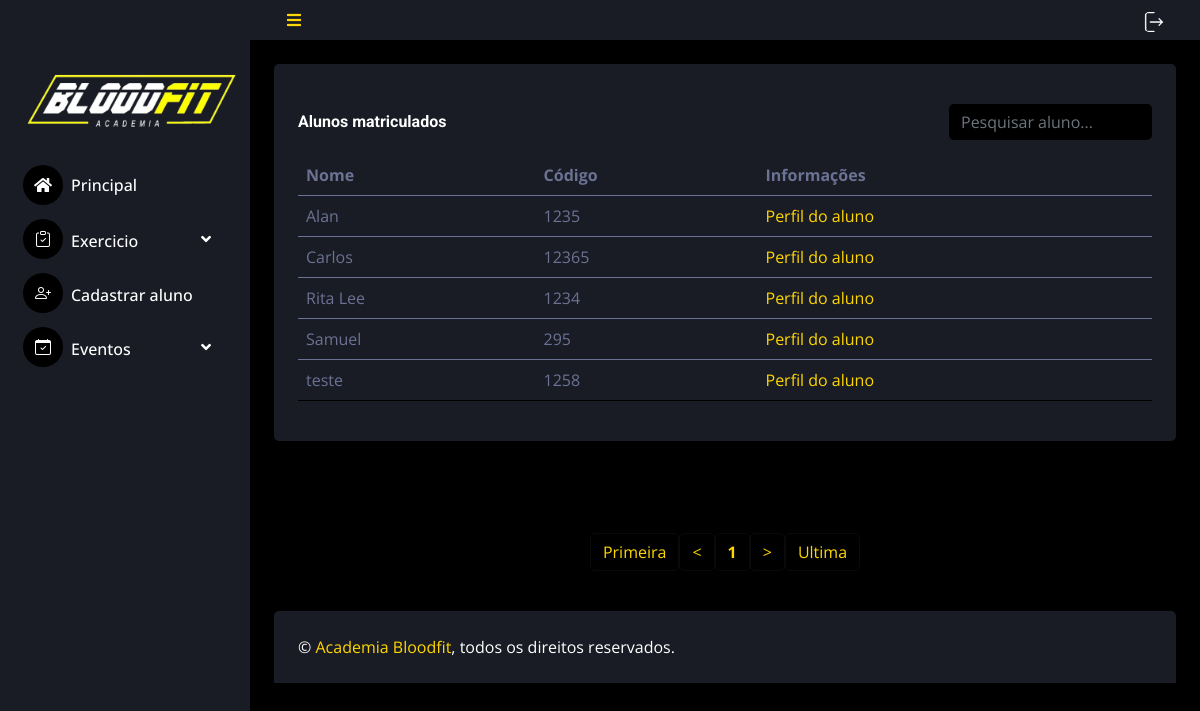
The app's page /admin/administrador (signed in) with its own data.
### tables this page shows
CREATE TABLE `alunos` (
  `id_aluno` int(2) NOT NULL,
  `codigo_ident` varchar(10) NOT NULL,
  `nome_aluno` varchar(50) DEFAULT NULL,
  `tipo_usuario` varchar(15) NOT NULL
);

### admin/administrador.php (the view, shortened to what this page needs)
<?php
include_once('include/header.php');
$quantidade = 10;
$pagina  = (isset($_GET['pagina'])) ? (int)$_GET['pagina'] : 1;
$inicio = ($quantidade * $pagina) - $quantidade;
if ($_SERVER['REQUEST_METHOD'] != 'POST' ) {
echo '<div class="container-fluid pt-4 px-4">
<div class="bg-secondary rounded h-80 p-4">
<div class="space">
    <div class="info-item"><br>
        <h6 class="mb-4">Alunos matriculados</h6>
        </div>
        <form method="post" action="administrador">
        <input class="form-control bg-dark border-0 test3" type="search" placeholder="Pesquisar aluno..." name="busca" id="busca">
        </form>
        </div>
        <div class="table-responsive">
            <table class="table">
  <thead>
          <tr>
              <th scope="col">Nome</th>
              <th scope="col">Código</th>
              <th scope="col">Informações</th>
          </tr>
      </thead>
              ';
              $sql = "SELECT * FROM alunos WHERE tipo_usuario = 'aluno' ORDER BY nome_aluno LIMIT ?, ?";
              $stmt = $_SESSION['conexao']->prepare($sql);
              $stmt->bind_param("ii", $inicio, $quantidade);
              $stmt->execute();
              $result = $stmt->get_result();
              while ($linha = $result->fetch_assoc()) {
echo'
<tbody>
            <tr>
                <td>'.$linha['nome_aluno'].'</td>
                <td>'.$linha['codigo_ident'].'</td>
                <td><a href="perfil?id_aluno='.$linha['id_aluno'].'">Perfil do aluno</a></td>
</tr></tbody>
';
}
echo '
</table></div></div></div>';
}
$sql_total = "SELECT id_aluno FROM alunos";
$resp_total= mysqli_query($_SESSION['conexao'],$sql_total);
$num_total = mysqli_num_rows($resp_total);
$pagina_total = ceil($num_total/$quantidade);
$anterior  = (($pagina - 1) == 0) ? 1 : $pagina - 1;
$posterior = (($pagina+1) >= $pagina_total) ? $pagina_total : $pagina+1;
?>
<br><br>
<center>
<?php
echo '<center>';
echo '<br><nav id="pag"><ul class="pagination pagination-centered">
<li class="btn btn-primary"><a  href ="?pagina=1">Primeira</a></li>';
echo '<li class="btn btn-primary"><a aria-label="Previous"  href ="?pagina='.$anterior.'"><</a></li>';
echo '<li class="btn btn-primary"><a  href="?pagina='.$pagina.'" ><strong>'.$pagina.'</strong></a></li>';
echo '<li class="btn btn-primary"><a aria-label="Next" href="?pagina='.$posterior.'">></a></li>';
echo '<li class="btn btn-primary"><a href="?pagina='.$pagina_total.'" >Ultima</a></li></ul></nav>';
echo '</center>';
?>
<?php
include_once 'include/footer.php';
?>

### css/style.css (style rules this page uses)
:root { --primary: #fbff00; --secondary: #191C24; --light: #6C7293; --dark: #000000; }
.btn { transition: .5s; }

### admin/administrador.php (style rules this page uses)
.info-item { display: inline-block; }
.test3 { justify-content: space-between; display: inline-block; }
.space { display: flex; justify-content: space-between; align-items: center; }

### records on screen
alunos: nome_aluno "Alan", codigo_ident "1235"
alunos: nome_aluno "Carlos", codigo_ident "12365"
alunos: nome_aluno "Rita Lee", codigo_ident "1234"
alunos: nome_aluno "Samuel", codigo_ident "295"
alunos: nome_aluno "teste", codigo_ident "1258"

### other values on screen
$pagina "1"
